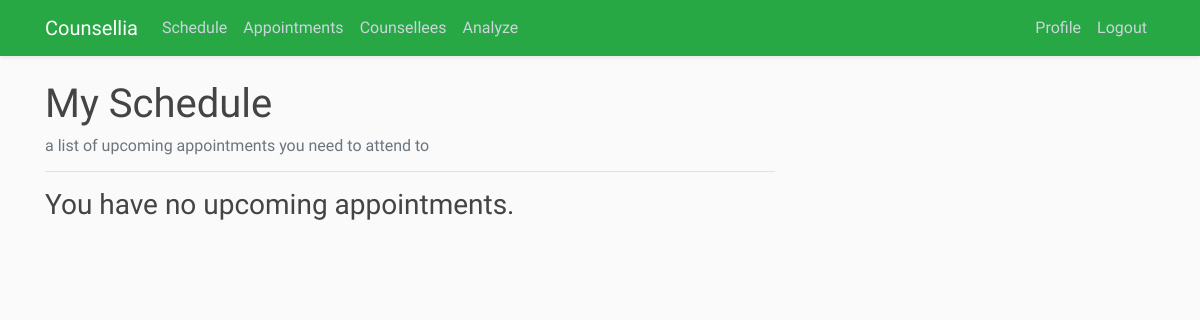
The app's page /counsellor/appointments/upcoming/ (signed in), older data.
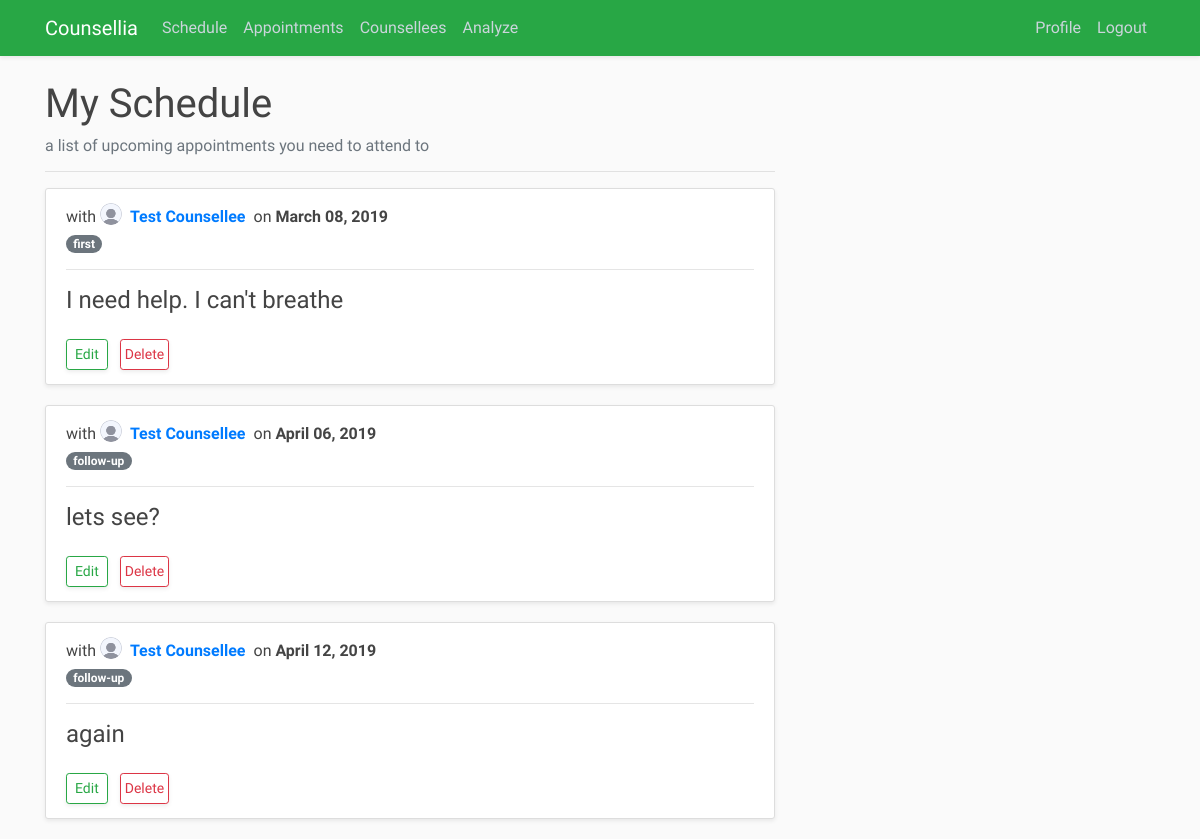
The same page, newer data.
### counsellia/models.py (models this page shows, shortened)
class Appointment(models.Model):
	TYPE = (
		('first', 'First appointment'),
		('follow-up', 'Follow-up appointment'),
		('final', 'Final appointment'),
	)
	description = models.CharField('Short Description', max_length=256, null=True, blank=True)
	counsellee = models.ForeignKey(Counsellee, on_delete=models.CASCADE, null=True)
	counsellor = models.ForeignKey(Counsellor, on_delete=models.CASCADE, null=True)
	time = models.DateField('Appointment Date')
	appointment_type = models.CharField('Appointment Type', max_length=20, choices=TYPE, null=True)
	requested = models.BooleanField(default=True)
	fixed = models.BooleanField('fix appointment?', default=False)
	held = models.BooleanField('appointment held?', default=False)
	remarks = models.TextField(null=True, blank=True)
	recommendations = models.TextField(null=True, blank=True)
	counsellee_archived = models.BooleanField(default=False)
	counsellor_archived = models.BooleanField(default=False)
	class Meta:
		ordering = ['time',]

### users/models.py (models this page shows, shortened)
class Profile(models.Model):
	GENDER = (
        ('female', 'Female'),
        ('male', 'Male'),
    )
	dob = models.DateField('date of birth', null=True, blank=True)
	gender = models.CharField(max_length=10, choices=GENDER, null=True, blank=True)
	address = models.CharField(max_length=200, null=True, blank = True)
	phone_number = models.BigIntegerField('mobile number', null=True, blank=True)
	bio = models.TextField('short bio', null=True, blank=True)
	image = models.ImageField('Profile Picture', default='default.png', upload_to='profile_photos', null=True, blank=True)
	class Meta:
		abstract = True
	if image:
		def save(self):
			super().save() # run save method of super class
			img = Image.open(self.image.path) # open image that has been saved
			if img.height > 300 or img.width > 400:
				output_size = (300, 300)
				img.thumbnail(output_size)
				img.save(self.image.path)
	else: pass

class Counsellee(Profile):
	user = models.OneToOneField(User, on_delete=models.CASCADE, related_name = 'counsellee', null=True)
	categories = models.ManyToManyField(Category)
	interests = models.TextField(null=True, blank = True)
	twitter_handle = models.CharField(max_length=120, null=True)
	active = models.BooleanField(default=True, null=True)
	class Meta:
		ordering = ['user',]

class User(AbstractUser):
	is_counsellor = models.BooleanField('counsellor status', default=False, null=True)
	is_counsellee = models.BooleanField('counsellee status', default=False, null=True)

### counsellors/views.py (the view)
class AppointmentsUpcomingView(ListView):
	model = Appointment
	context_object_name = 'appointments'
	template_name = 'counsellors/appointments_upcoming.html'
	paginate_by = 5
	def get_queryset(self):
		counsellor = self.request.user.counsellor
		return Appointment.objects.filter(
			counsellor=counsellor).filter(
			requested=True).filter(
			fixed=True).filter(
			held=False).filter(
			counsellor_archived=False)

### counsellors/templates/counsellors/appointments_upcoming.html
{% extends 'counsellia/counsellor_subbase.html' %}
{% block subcontent %}
	<h1>My Schedule</h1>
	<h6 class="text-muted">a list of upcoming appointments you need to attend to</h6>
	<hr>
	{% if appointments %}
		{% for appointment in appointments %}
			<article class="shadow-sm media content-section">
				<div class="media-body mt-1">
					<h6>
					with  <img  style="height: 22px; width: 22px;" class="rounded-circle mb-2 mr-1" src="{{ appointment.counsellee.image.url }}"><a class="mr-2" href="{% url 'selected-counsellee-profile' appointment.counsellee.id %}">
					<strong>{{ appointment.counsellee.user.first_name }} {{ appointment.counsellee.user.last_name }}</strong></a>on
					<strong>{{ appointment.time | date:"F d, Y"}}</strong><br> <span class="badge badge-pill badge-secondary">{{ appointment.appointment_type }}</span>
					</h6>
					<hr>
					<h4 class="mt-2"><a class="article-title" href="{% url 'counsellor-appointment-detail' appointment.id %}">{{ appointment.description }}</a></h4>
					<a class= "shadow-sm btn btn-outline-success btn-sm mt-3 px-1 mt-3 mr-2 mb-1 px-2" href="{% url 'counsellor-appointment-edit' appointment.id %}">Edit</a>
					<a class= "shadow-sm btn btn-outline-danger btn-sm mt-3 px-1 mt-3 mr-2 mb-1" href="{% url 'counsellor-appointment-delete' appointment.id %}">Delete</a>
				</div>
			</article>
		{% endfor %}
	{% else %}
		<h3>You have no upcoming appointments.</h3>
	{% endif %}
{% endblock subcontent %}

Row changes from the older to the newer data that the page shows:
added Appointment: counsellee.image (placeholder picture), counsellee.user.first_name "Test", counsellee.user.last_name "Counsellee", time "March 08, 2019", appointment_type "first", description "I need help. I can't breathe"
added Appointment: counsellee.image (placeholder picture), counsellee.user.first_name "Test", counsellee.user.last_name "Counsellee", time "April 06, 2019", appointment_type "follow-up", description "lets see?"
added Appointment: counsellee.image (placeholder picture), counsellee.user.first_name "Test", counsellee.user.last_name "Counsellee", time "April 12, 2019", appointment_type "follow-up", description "again"
Text that changed along with them:
text no longer shown: "You have no upcoming appointments."
